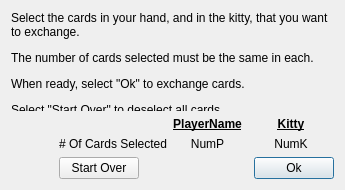
<?xml version="1.0" encoding="UTF-8"?>
<ui version="4.0">
 <class>MergeDialog</class>
 <widget class="QDialog" name="MergeDialog">
  <property name="geometry">
   <rect>
    <x>0</x>
    <y>0</y>
    <width>345</width>
    <height>190</height>
   </rect>
  </property>
  <property name="windowTitle">
   <string>Merge Hand and Kitty</string>
  </property>
  <layout class="QVBoxLayout" name="verticalLayout_2">
   <item>
    <layout class="QVBoxLayout" name="verticalLayout">
     <item>
      <widget class="QLabel" name="lbl_instructions">
       <property name="text">
        <string>&lt;html&gt;&lt;head/&gt;&lt;body&gt;&lt;p&gt;Select the cards in your hand, and in the kitty, that you want to exchange.&lt;/p&gt;&lt;p&gt;The number of cards selected must be the same in each.&lt;/p&gt;&lt;p&gt;When ready, select &amp;quot;Ok&amp;quot; to exchange cards.&lt;/p&gt;&lt;p&gt;Select &amp;quot;Start Over&amp;quot; to deselect all cards.&lt;/p&gt;&lt;/body&gt;&lt;/html&gt;</string>
       </property>
       <property name="textFormat">
        <enum>Qt::RichText</enum>
       </property>
       <property name="wordWrap">
        <bool>true</bool>
       </property>
      </widget>
     </item>
     <item>
      <layout class="QGridLayout" name="gridLayout">
       <item row="1" column="3">
        <widget class="QLabel" name="lbl_NumPlayer">
         <property name="sizePolicy">
          <sizepolicy hsizetype="Preferred" vsizetype="Preferred">
           <horstretch>0</horstretch>
           <verstretch>0</verstretch>
          </sizepolicy>
         </property>
         <property name="text">
          <string>NumP</string>
         </property>
         <property name="alignment">
          <set>Qt::AlignHCenter|Qt::AlignTop</set>
         </property>
        </widget>
       </item>
       <item row="0" column="3">
        <widget class="QLabel" name="lbl_PlayerName">
         <property name="font">
          <font>
           <weight>75</weight>
           <bold>true</bold>
           <underline>true</underline>
          </font>
         </property>
         <property name="text">
          <string>PlayerName</string>
         </property>
         <property name="alignment">
          <set>Qt::AlignBottom|Qt::AlignHCenter</set>
         </property>
        </widget>
       </item>
       <item row="2" column="6">
        <widget class="QPushButton" name="pb_Ok">
         <property name="sizePolicy">
          <sizepolicy hsizetype="Maximum" vsizetype="Fixed">
           <horstretch>0</horstretch>
           <verstretch>0</verstretch>
          </sizepolicy>
         </property>
         <property name="minimumSize">
          <size>
           <width>75</width>
           <height>0</height>
          </size>
         </property>
         <property name="text">
          <string>Ok</string>
         </property>
        </widget>
       </item>
       <item row="2" column="1">
        <spacer name="horizontalSpacer">
         <property name="orientation">
          <enum>Qt::Horizontal</enum>
         </property>
         <property name="sizeHint" stdset="0">
          <size>
           <width>40</width>
           <height>20</height>
          </size>
         </property>
        </spacer>
       </item>
       <item row="1" column="5" colspan="2">
        <widget class="QLabel" name="lbl_NumKitty">
         <property name="text">
          <string>NumK</string>
         </property>
         <property name="alignment">
          <set>Qt::AlignHCenter|Qt::AlignTop</set>
         </property>
        </widget>
       </item>
       <item row="0" column="5" colspan="2">
        <widget class="QLabel" name="lbl_Kitty">
         <property name="font">
          <font>
           <weight>75</weight>
           <bold>true</bold>
           <underline>true</underline>
          </font>
         </property>
         <property name="text">
          <string>Kitty</string>
         </property>
         <property name="alignment">
          <set>Qt::AlignBottom|Qt::AlignHCenter</set>
         </property>
        </widget>
       </item>
       <item row="2" column="2">
        <widget class="QPushButton" name="pb_StartOver">
         <property name="sizePolicy">
          <sizepolicy hsizetype="Maximum" vsizetype="Fixed">
           <horstretch>0</horstretch>
           <verstretch>0</verstretch>
          </sizepolicy>
         </property>
         <property name="text">
          <string>Start Over</string>
         </property>
        </widget>
       </item>
       <item row="1" column="2">
        <widget class="QLabel" name="label_3">
         <property name="text">
          <string># Of Cards Selected</string>
         </property>
         <property name="alignment">
          <set>Qt::AlignRight|Qt::AlignTop|Qt::AlignTrailing</set>
         </property>
        </widget>
       </item>
      </layout>
     </item>
    </layout>
   </item>
  </layout>
 </widget>
 <resources/>
 <connections/>
</ui>
